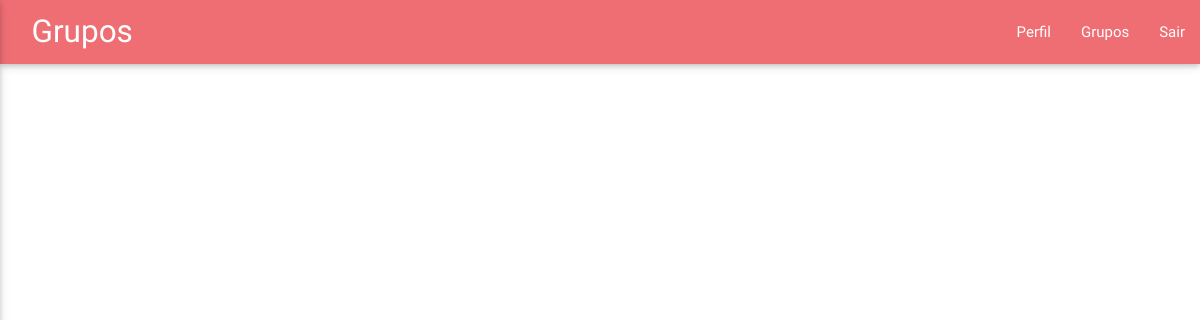
Before: /list_all_groups with the older database file.
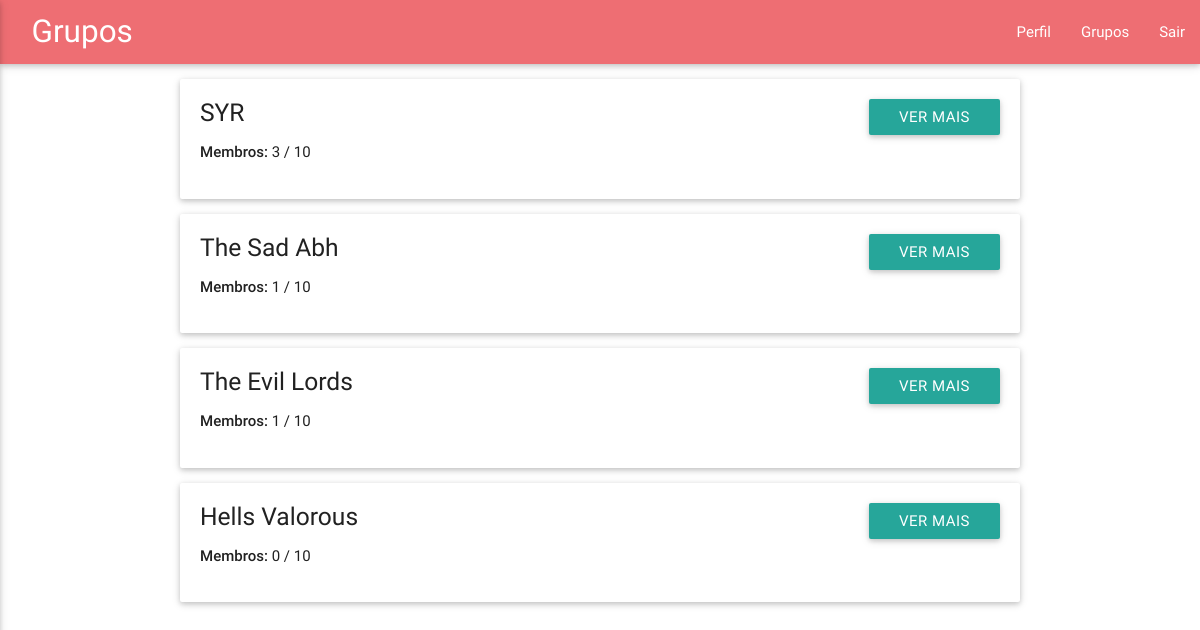
After: the same page with the newer database file.
### ubet/models.py (models this page shows, shortened)
class Group(models.Model):
	status_list = (('END','FINISHED'),('ABORT','CANCELED'),('WAIT','WAITING'))
	creator = models.ForeignKey(User,null=True,on_delete=models.SET_NULL,related_name='group_creator_user')
	winner = models.ForeignKey(User,null=True,on_delete=models.SET_NULL,related_name='group_winner_user')
	name = models.CharField(max_length=50)
	max_size = models.IntegerField(default=10)
	bet_value = models.IntegerField(default=10)
	date_of_birth = models.DateTimeField(auto_now = True)
	status = models.CharField(choices=status_list,default='WAITING',max_length=50)
	users = models.ManyToManyField(User,symmetrical=True,through='Group_link')
	def users_by_group(self):
		user_list = self.users.all()
		position_list = [Group_link.objects.get(user=u,group=self).position for u in user_list]
		return user_list,position_list
	def cur_size(self):
		return self.users.count()
	@staticmethod
	def active_groups():
		return Group.objects.filter(status='WAITING')

### ubet/views.py (the view)
# urls.py: url(r'^list_all_groups$',views.list_all_groups,name='list_all_groups'),
def list_all_groups(request):
	groups = Group.active_groups();
	users_by_group = {}
	for g in groups:
		g.user_list = list(Group.users_by_group(g))
	return render(request,'ubet/list_all_groups.html', {'grupos': groups })

### ubet/templates/ubet/list_all_groups.html (shortened to what this page needs)
{% extends "ubet/base.html" %}
{% block page_title %} Grupos {% endblock page_title %}
{% block main_content %}
	<ul>
	{% for g in grupos %}
		<li>
			<div class="card-panel">
				<div class="group-info left">
					<h5 class="group-name">{{g.name}}</h5>
					<p><strong>Membros:</strong> {{ g.cur_size }} / {{ g.max_size }}</p>
				</div>
				<div class="group-options right">
					<a href="{% url 'group_info' %}?g_id={{g.id}}" class="waves-effect btn">Ver mais</a>
				</div>
			</div>
		</li>
	{%endfor%}
	</ul>
{% endblock main_content %}

### ubet/templates/ubet/base.html (shortened to what this page needs)
<!DOCTYPE html>
<html>
	<head>
		{% load staticfiles %}
		<link rel="stylesheet" type="text/css" href="{% static 'ubet/css/materialize.css' %}">
		<link rel="stylesheet" type="text/css" href="{% static 'ubet/css/styles.css' %}">
	</head>
	<body>
		<header>
			{% block menu %}
				<nav>
					<div class="nav-wrapper">
  						<a href="#!" class="brand-logo" id="page-title">{% block page_title %}Grupos{% endblock page_title %}</a>
						<ul class="right hide-on-med-and-down">
				       		<li><a href="{% url 'user_cp' %}">Perfil</a></li>
				       		<li><a href="{% url 'list_all_groups' %}">Grupos</a></li>
				       		<li><a href="{% url 'logout' %}">Sair</a></li>
				     	</ul>
					</div>
				</nav>
			{% endblock menu %}
		</header>
		<main class="container">
			{% block main_content %} {% endblock main_content %}
		</main>
	</body>
</html>

### ubet/static/ubet/css/styles.css (style rules this page uses)
@media (min-width: 992px) { #page-title { margin-left: 1em; } }
.group-info h5 { margin-top: 0; }
.group-options { height: inherit; }

Changed rows visible on the page:
added Group: name "SYR", cur_size "3", max_size "10"
added Group: name "The Sad Abh", cur_size "1", max_size "10"
added Group: name "The Evil Lords", cur_size "1", max_size "10"
added Group: name "Hells Valorous", cur_size "0", max_size "10"
